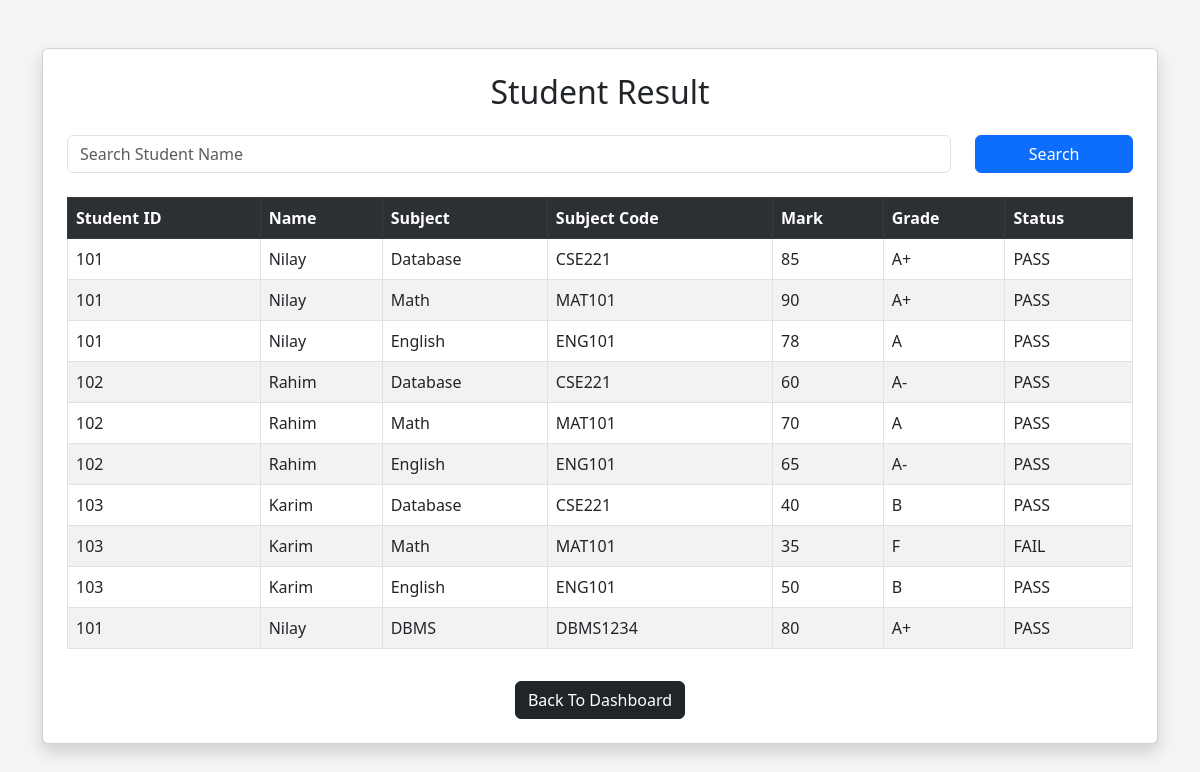
/view_result.php, run on the app's committed database.
### tables this page shows
CREATE TABLE `marks` (
  `id` int(11) NOT NULL,
  `student_id` int(11) DEFAULT NULL,
  `subject_id` int(11) DEFAULT NULL,
  `mark` int(11) DEFAULT NULL
);

CREATE TABLE `students` (
  `id` int(11) NOT NULL,
  `name` varchar(100) DEFAULT NULL,
  `phone` varchar(20) DEFAULT NULL,
  `department` varchar(50) DEFAULT NULL,
  `semester` varchar(20) DEFAULT NULL,
  `session` varchar(20) DEFAULT NULL
);

CREATE TABLE `subjects` (
  `id` int(11) NOT NULL,
  `subject_name` varchar(100) DEFAULT NULL,
  `subject_code` varchar(50) DEFAULT NULL,
  `credit` int(11) DEFAULT NULL
);

### view_result.php (the view, shortened to what this page needs)
<?php
include("db.php");
if(isset($_GET['search'])){
    $search = $_GET['search'];
    $query = mysqli_query($conn,
    "SELECT students.id,
    students.name,
    subjects.subject_name,
    subjects.subject_code,
    marks.mark,
    CASE
        WHEN marks.mark >= 80 THEN 'A+'
        WHEN marks.mark >= 70 THEN 'A'
        WHEN marks.mark >= 60 THEN 'A-'
        WHEN marks.mark >= 40 THEN 'B'
        ELSE 'F'
    END AS grade,
    CASE
        WHEN marks.mark >= 40 THEN 'PASS'
        ELSE 'FAIL'
    END AS status
    FROM marks
    JOIN students
    ON marks.student_id = students.id
    JOIN subjects
    ON marks.subject_id = subjects.id
    WHERE students.name LIKE '%$search%'");
}
else{
    $query = mysqli_query($conn,
    "SELECT students.id,
    students.name,
    subjects.subject_name,
    subjects.subject_code,
    marks.mark,
    CASE
        WHEN marks.mark >= 80 THEN 'A+'
        WHEN marks.mark >= 70 THEN 'A'
        WHEN marks.mark >= 60 THEN 'A-'
        WHEN marks.mark >= 40 THEN 'B'
        ELSE 'F'
    END AS grade,
    CASE
        WHEN marks.mark >= 40 THEN 'PASS'
        ELSE 'FAIL'
    END AS status
    FROM marks
    JOIN students
    ON marks.student_id = students.id
    JOIN subjects
    ON marks.subject_id = subjects.id");
}
?>
<!DOCTYPE html>
<html>
<head>
    <link href="https://cdn.jsdelivr.net/npm/bootstrap@5.3.0/dist/css/bootstrap.min.css" rel="stylesheet">
</head>
<body style="background:#f4f4f4;">
<div class="container mt-5">
    <div class="card p-4 shadow">
        <h2 class="text-center mb-4">
            Student Result
        </h2>
        <form method="GET">
            <div class="row mb-4">
                <div class="col-md-10">
                    <input type="text"
                    name="search"
                    class="form-control"
                    placeholder="Search Student Name">
                </div>
                <div class="col-md-2">
                    <button class="btn btn-primary w-100">
                        Search
                    </button>
                </div>
            </div>
        </form>
        <table class="table table-bordered table-striped">
            <tr class="table-dark">
                <th>Student ID</th>
                <th>Name</th>
                <th>Subject</th>
                <th>Subject Code</th>
                <th>Mark</th>
                <th>Grade</th>
                <th>Status</th>
            </tr>
            <?php
            while($row = mysqli_fetch_assoc($query)){
            ?>
            <tr>
                <td>
                    <?php echo $row['id']; ?>
                </td>
                <td>
                    <?php echo $row['name']; ?>
                </td>
                <td>
                    <?php echo $row['subject_name']; ?>
                </td>
                <td>
                    <?php echo $row['subject_code']; ?>
                </td>
                <td>
                    <?php echo $row['mark']; ?>
                </td>
                <td>
                    <?php echo $row['grade']; ?>
                </td>
                <td>
                    <?php echo $row['status']; ?>
                </td>
            </tr>
            <?php } ?>
        </table>
        <div class="text-center mt-3">
            <a href="index.php"
            class="btn btn-dark">
            Back To Dashboard
            </a>
        </div>
    </div>
</div>
</body>
</html>

### data on the page
marks: student "101", student.name "Nilay", subject.subject_name "Database", subject.subject_code "CSE221", mark "85", grade "A+", status "PASS"
marks: student "101", student.name "Nilay", subject.subject_name "Math", subject.subject_code "MAT101", mark "90", grade "A+", status "PASS"
marks: student "101", student.name "Nilay", subject.subject_name "English", subject.subject_code "ENG101", mark "78", grade "A", status "PASS"
marks: student "102", student.name "Rahim", subject.subject_name "Database", subject.subject_code "CSE221", mark "60", grade "A-", status "PASS"
marks: student "102", student.name "Rahim", subject.subject_name "Math", subject.subject_code "MAT101", mark "70", grade "A", status "PASS"
marks: student "102", student.name "Rahim", subject.subject_name "English", subject.subject_code "ENG101", mark "65", grade "A-", status "PASS"
marks: student "103", student.name "Karim", subject.subject_name "Database", subject.subject_code "CSE221", mark "40", grade "B", status "PASS"
marks: student "103", student.name "Karim", subject.subject_name "Math", subject.subject_code "MAT101", mark "35", grade "F", status "FAIL"
marks: student "103", student.name "Karim", subject.subject_name "English", subject.subject_code "ENG101", mark "50", grade "B", status "PASS"
marks: student "101", student.name "Nilay", subject.subject_name "DBMS", subject.subject_code "DBMS1234", mark "80", grade "A+", status "PASS"
